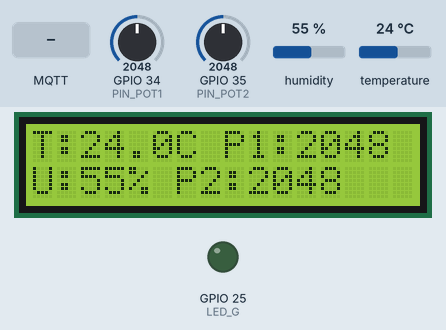
Simulated run of this program. Board: ESP32. Parts: 16×2 character LCD, output pins drawn as LEDs (lit = HIGH). The test bench sets the inputs (shaded band); at power-on: humidity 55 %, GPIO 34 (PIN_POT1) = 2048, GPIO 35 (PIN_POT2) = 2048, temperature 24 °C. WiFi joins after 1.5 s; servers stay silent unless stated; random numbers use the default seed unless the program sets one; no MQTT or app messages arrive unless stated; not simulated (calls return 0 or success): credentials.h; what the program prints to the serial monitor is not drawn.

Above: at 10.6 s.
10.7 s: MQTT message "1" arrives on the first subscribed topic
At 11.9 s:
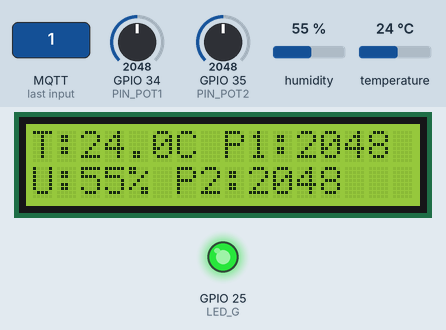
12.2 s: humidity set to 22 %
At 20.5 s:
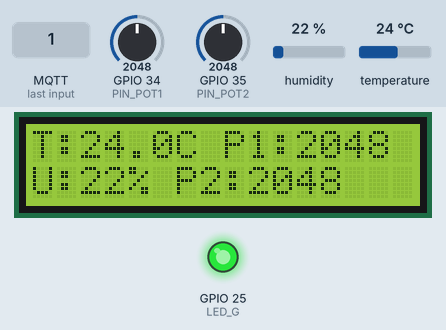
21.5 s: GPIO 34 (PIN_POT1) set to 2866
At 30.6 s:
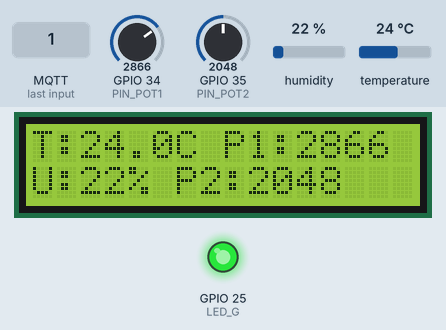
31.5 s: GPIO 35 (PIN_POT2) set to 2866
At 40.6 s:
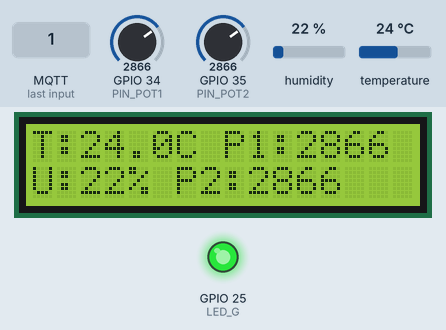
41.5 s: temperature set to 12 °C
At 50.7 s:
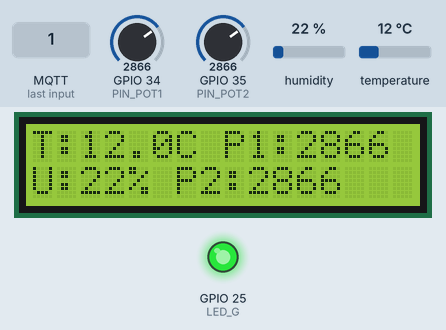
51.5 s: GPIO 34 (PIN_POT1) set to 3972
At 60.8 s:
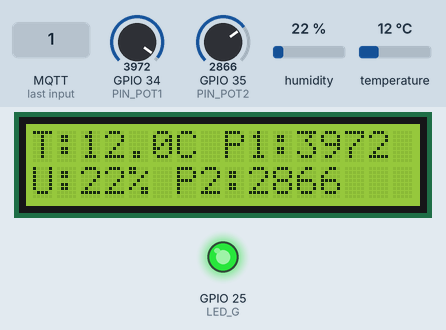
Timing chart, 0 to 62.3 s (numbered marks = the images above; inputs shaded):
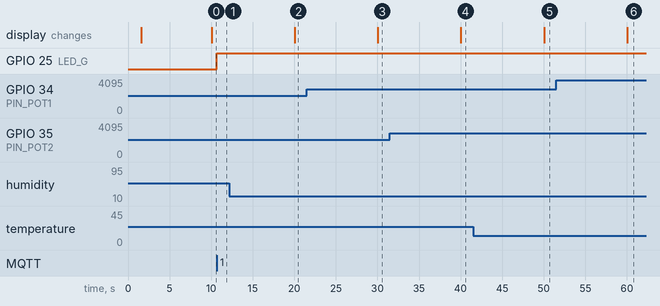

The program:

main.cpp
```cpp
#include <WiFi.h>
#include <WiFiClientSecure.h>
#include <PubSubClient.h>
#include <DHTesp.h>
#include <LiquidCrystal_I2C.h>
#include "credentials.h"

const char* ssid = WIFI_SSID;
const char* password = WIFI_PASS;
const char* mqtt_user = MQTT_USER;
const char* mqtt_password = MQTT_PASS;

// HiveMQ Cloud Config
const char* mqtt_server = "e0722a79b31148c9b57155e48211f476.s1.eu.hivemq.cloud";
const int mqtt_port = 8883;

WiFiClientSecure espClient;
PubSubClient client(espClient);

#define PIN_DHT 15 // DHTSensor PIN
#define PIN_POT1 34 // Potentiometer PIN1
#define PIN_POT2 35 // Potentiometer PIN2
#define LED_G 25  // Green LED PIN

DHTesp dht;
LiquidCrystal_I2C lcd(0x27, 16, 2); // Configurate the LCD to the address 0x27

void callback(char* topic, byte* payload, unsigned int length) {
    Serial.print("Mensagem recebida no tópico: ");
    Serial.println(topic);

    // Convert the payload (bytes) for String
    String msg = "";
    for (int i = 0; i < length; i++) {
        msg += (char)payload[i];
    }
    Serial.println("Conteúdo: " + msg);

    if (String(topic) == "ctw/joao/led") {
        if (msg == "1" || msg == "ON") {
            digitalWrite(LED_G, HIGH);
            Serial.println("LED Verde LIGADO remotamente!");
        }
        else if (msg == "0" || msg == "OFF") {
            digitalWrite(LED_G, LOW);
            Serial.println("LED Verde DESLIGADO remotamente!");
        }
    }
}

void setup_wifi() {
    delay(10);
    Serial.println();
    Serial.print("Conectando em ");
    Serial.println(ssid);

    WiFi.begin(ssid, password);

    while (WiFi.status() != WL_CONNECTED) {
        delay(500);
        Serial.print(".");
    }

    Serial.println("");
    Serial.println("Wi-Fi conectado!");
}

void reconnect() {
    while (!client.connected()) {
        Serial.print("Tentando conexão MQTT...");

        String clientId = "ESP32Client-" + String(random(0xffff), HEX); // ClientID unique based in MAC

        if (client.connect(clientId.c_str(), mqtt_user, mqtt_password)) {
            Serial.println("conectado ao HiveMQ Cloud!");

            client.subscribe("ctw/joao/led");
        } else {
            Serial.print("falhou, rc=");
            Serial.print(client.state());
            Serial.println(" tentando novamente em 5 segundos");
            delay(5000);
        }
    }
}

void setup() {
    Serial.begin(115200);
    setup_wifi();

    // IMPORTANT: Ignores the strict validation of the root certificate(Root CA)
    // to allow the criptographed TLS connection, do not using much memory from ESP32
    espClient.setInsecure();

    client.setServer(mqtt_server, mqtt_port);
    client.setCallback(callback);

    dht.setup(PIN_DHT, DHTesp::DHT22);

    lcd.init();
    lcd.backlight();

    pinMode(LED_G, OUTPUT);
}

void loop() {
    if (!client.connected()) {
        reconnect();
    }
    client.loop();

    // Example: Send a message in 10 seconds
    static unsigned long lastMsg = 0;
    if (millis() - lastMsg > 10000) {
        lastMsg = millis();

        TempAndHumidity data = dht.getTempAndHumidity();
        String tempStr = String(data.temperature, 1);
        String humStr = String(data.humidity, 0);

        int pot1_valor = analogRead(PIN_POT1);
        int pot2_valor = analogRead(PIN_POT2);

        lcd.clear();
        lcd.setCursor(0, 0);
        lcd.print("T:" + tempStr + "C P1:" + String(pot1_valor));
        lcd.setCursor(0, 1);
        lcd.print("U:" + humStr + "% P2:" + String(pot2_valor));

        client.publish("ctw/joao/temperature", tempStr.c_str());
        client.publish("ctw/joao/humidity", humStr.c_str());
        client.publish("ctw/joao/pot1", String(pot1_valor).c_str());
        client.publish("ctw/joao/pot2", String(pot2_valor).c_str());

        Serial.println("Dados enviados para o HiveMQ Cloud!");
    }
}
```

Measured:
- after the input at 10.7 s, GPIO 25 (LED_G): LOW → HIGH at once
- after the input at 12.2 s, the display: changes after 7.8 s (image 2)
- after the input at 21.5 s, the display: changes after 8.5 s (image 3)
- after the input at 31.5 s, the display: changes after 8.5 s (image 4)
- after the input at 41.5 s, the display: changes after 8.5 s (image 5)
- after the input at 51.5 s, the display: changes after 8.6 s (image 6)
